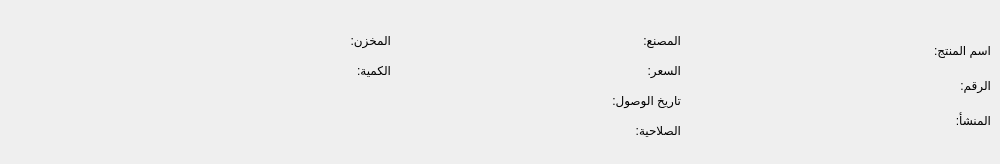
      <widget class="QWidget" name="page_8">
       <widget class="QLabel" name="invname">
        <property name="geometry">
         <rect>
          <x>760</x>
          <y>40</y>
          <width>231</width>
          <height>20</height>
         </rect>
        </property>
        <property name="text">
         <string>اسم المنتج:</string>
        </property>
       </widget>
       <widget class="QLabel" name="invno">
        <property name="geometry">
         <rect>
          <x>760</x>
          <y>75</y>
          <width>231</width>
          <height>20</height>
         </rect>
        </property>
        <property name="text">
         <string>الرقم:</string>
        </property>
       </widget>
       <widget class="QLabel" name="invcon">
        <property name="geometry">
         <rect>
          <x>760</x>
          <y>110</y>
          <width>231</width>
          <height>20</height>
         </rect>
        </property>
        <property name="text">
         <string>المنشأ:</string>
        </property>
       </widget>
       <widget class="QLabel" name="invman">
        <property name="geometry">
         <rect>
          <x>450</x>
          <y>30</y>
          <width>231</width>
          <height>20</height>
         </rect>
        </property>
        <property name="text">
         <string>المصنع:</string>
        </property>
       </widget>
       <widget class="QLabel" name="invarivedate">
        <property name="geometry">
         <rect>
          <x>450</x>
          <y>90</y>
          <width>231</width>
          <height>20</height>
         </rect>
        </property>
        <property name="text">
         <string>تاريخ الوصول:</string>
        </property>
       </widget>
       <widget class="QLabel" name="invprice">
        <property name="geometry">
         <rect>
          <x>450</x>
          <y>60</y>
          <width>231</width>
          <height>20</height>
         </rect>
        </property>
        <property name="text">
         <string>السعر:</string>
        </property>
       </widget>
       <widget class="QLabel" name="invexpire">
        <property name="geometry">
         <rect>
          <x>450</x>
          <y>120</y>
          <width>231</width>
          <height>20</height>
         </rect>
        </property>
        <property name="text">
         <string>الصلاحية:</string>
        </property>
       </widget>
       <widget class="QLabel" name="invpreview">
        <property name="geometry">
         <rect>
          <x>10</x>
          <y>10</y>
          <width>145</width>
          <height>145</height>
         </rect>
        </property>
        <property name="text">
         <string/>
        </property>
        <property name="scaledContents">
         <bool>true</bool>
        </property>
       </widget>
       <widget class="QLabel" name="inv">
        <property name="geometry">
         <rect>
          <x>160</x>
          <y>30</y>
          <width>231</width>
          <height>20</height>
         </rect>
        </property>
        <property name="text">
         <string>المخزن:</string>
        </property>
       </widget>
       <widget class="QLabel" name="invcount">
        <property name="geometry">
         <rect>
          <x>160</x>
          <y>60</y>
          <width>231</width>
          <height>20</height>
         </rect>
        </property>
        <property name="text">
         <string>الكمية:</string>
        </property>
       </widget>
      </widget>
